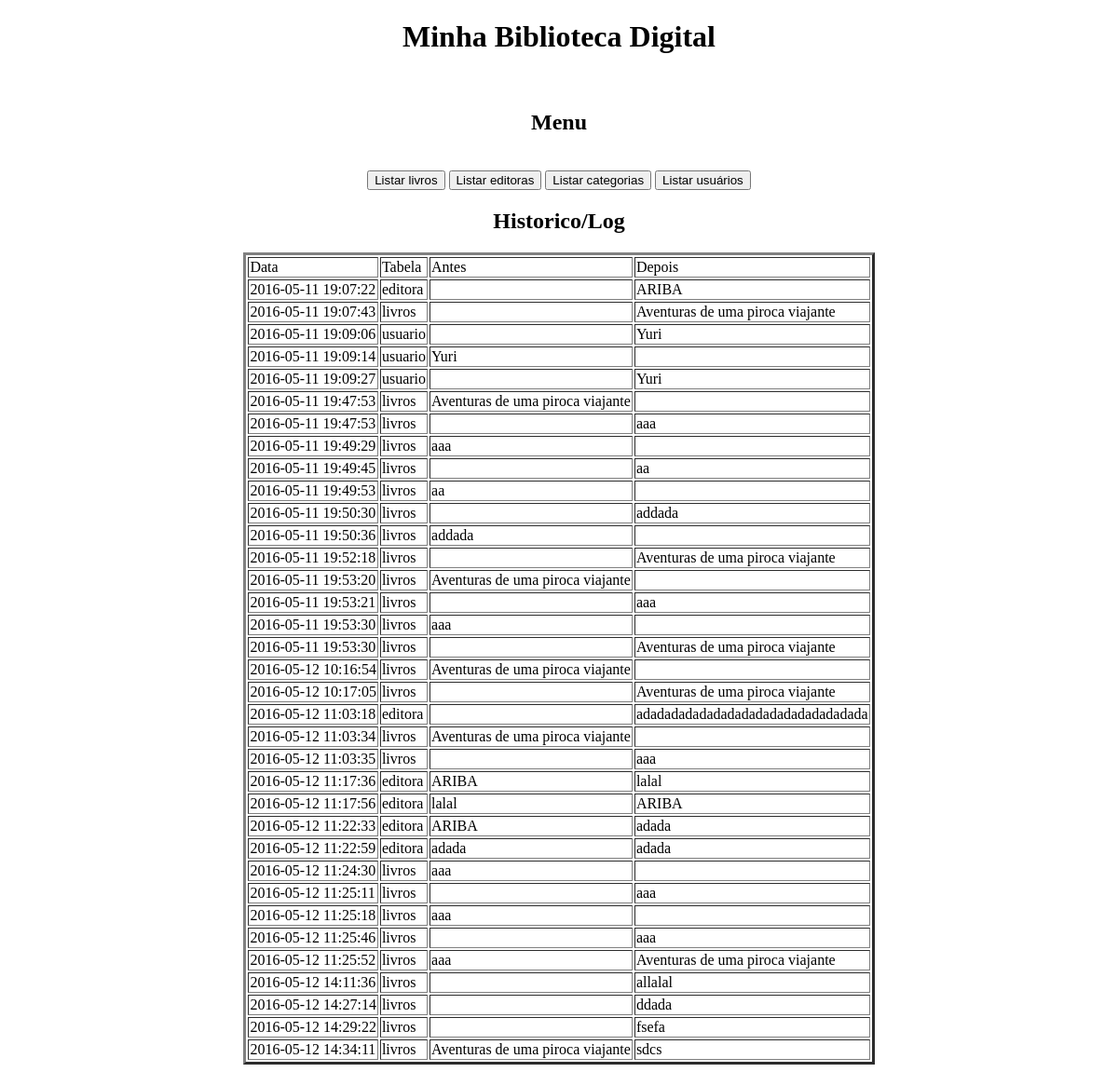
Before: /Pages/log.php with the older database file.
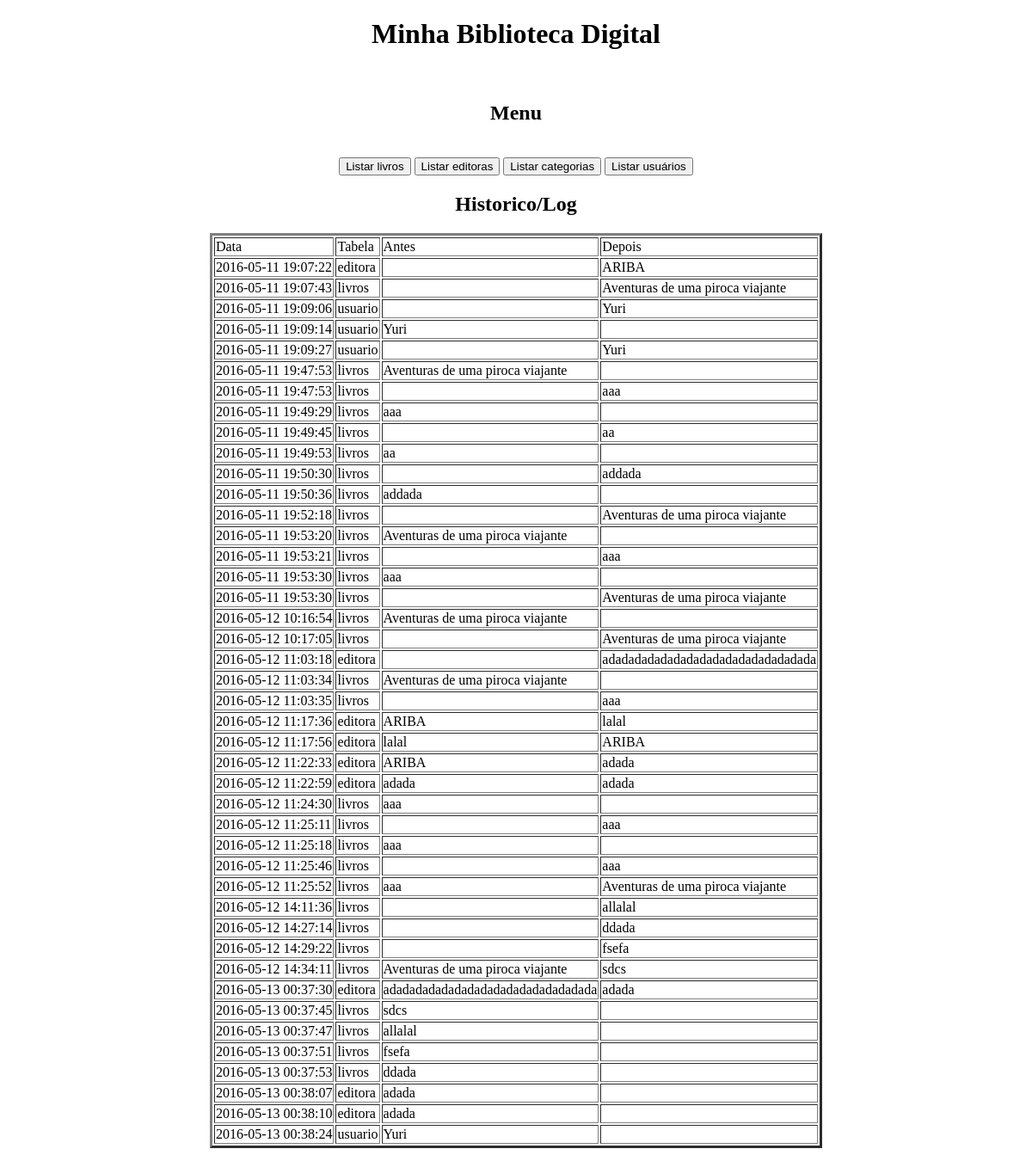
After: the same page with the newer database file.
### tables this page shows
CREATE TABLE historico (codigo integer primary key, tabela text, antes text, depois text, data DATE);

### Pages/log.php (the view, shortened to what this page needs)
<!DOCTYPE html>
<html>
    <head>
    </head>
    <body>
    <center>
    <h1>Minha Biblioteca Digital</h1><br>
    <center>
        <h2>Menu</h2>
        <br>
        <a href="listarLivros.php" ><input type="button" value="Listar livros"></a>
        <a href="listarEditoras.php"  ><input   type="button" value="Listar editoras"></a>
        <a href="listarCategorias.php" ><input type="button" value="Listar categorias"></a>
        <a href="listarUsuarios.php" ><input type="button" value="Listar usuários"></a>
        <h2>Historico/Log</h2>
    </center>
    <?php
        $pdo = new PDO('sqlite:' . '../Database/banquinho.db') or die("Falha ao estabelecer ligação com a base de dados!\n");
            $sql = "SELECT * FROM historico;";
              if (!$pdo->query($sql)) {
                echo "Erro ao executar a inclusão de livros!";
                echo "<form action=\"novoLivro.php\" method=\"POST\"> ";
                echo "<input type=\"submit\" value=\"Voltar\" >";
                echo "</from>";
              } else {
                echo "<table border='3px'>";
                echo "<tr><td>Data</td><td>Tabela</td><td>Antes</td><td>Depois</td></tr>";
                $stmt_historico = $pdo->query($sql);
                        if (count($stmt_historico)) {
                           foreach ($stmt_historico as $historico) {
                             echo "<tr>";
                             echo "<td>";
                                    echo "$historico[data]";
                            echo "</td>";
                             echo "<td>";
                                    echo "$historico[tabela]";
                            echo "</td>";
                            echo "<td>";
                                    echo "$historico[antes]";
                            echo "</td>";
                            echo "<td>";
                                   echo "$historico[depois]";
                           echo "</td>";
                             echo "</tr>";
                           }
                         }
                       }
                echo "</table>";
              ?>
  </center>
</body>
</html>

Changed rows visible on the page:
added historico: data "2016-05-13 00:37:30", tabela "editora", antes "adadadadadadadadadadadadadadadada", depois "adada"
added historico: data "2016-05-13 00:37:45", tabela "livros", antes "sdcs"
added historico: data "2016-05-13 00:37:47", tabela "livros", antes "allalal"
added historico: data "2016-05-13 00:37:51", tabela "livros", antes "fsefa"
added historico: data "2016-05-13 00:37:53", tabela "livros", antes "ddada"
added historico: data "2016-05-13 00:38:07", tabela "editora", antes "adada"
added historico: data "2016-05-13 00:38:10", tabela "editora", antes "adada"
added historico: data "2016-05-13 00:38:24", tabela "usuario", antes "Yuri"
